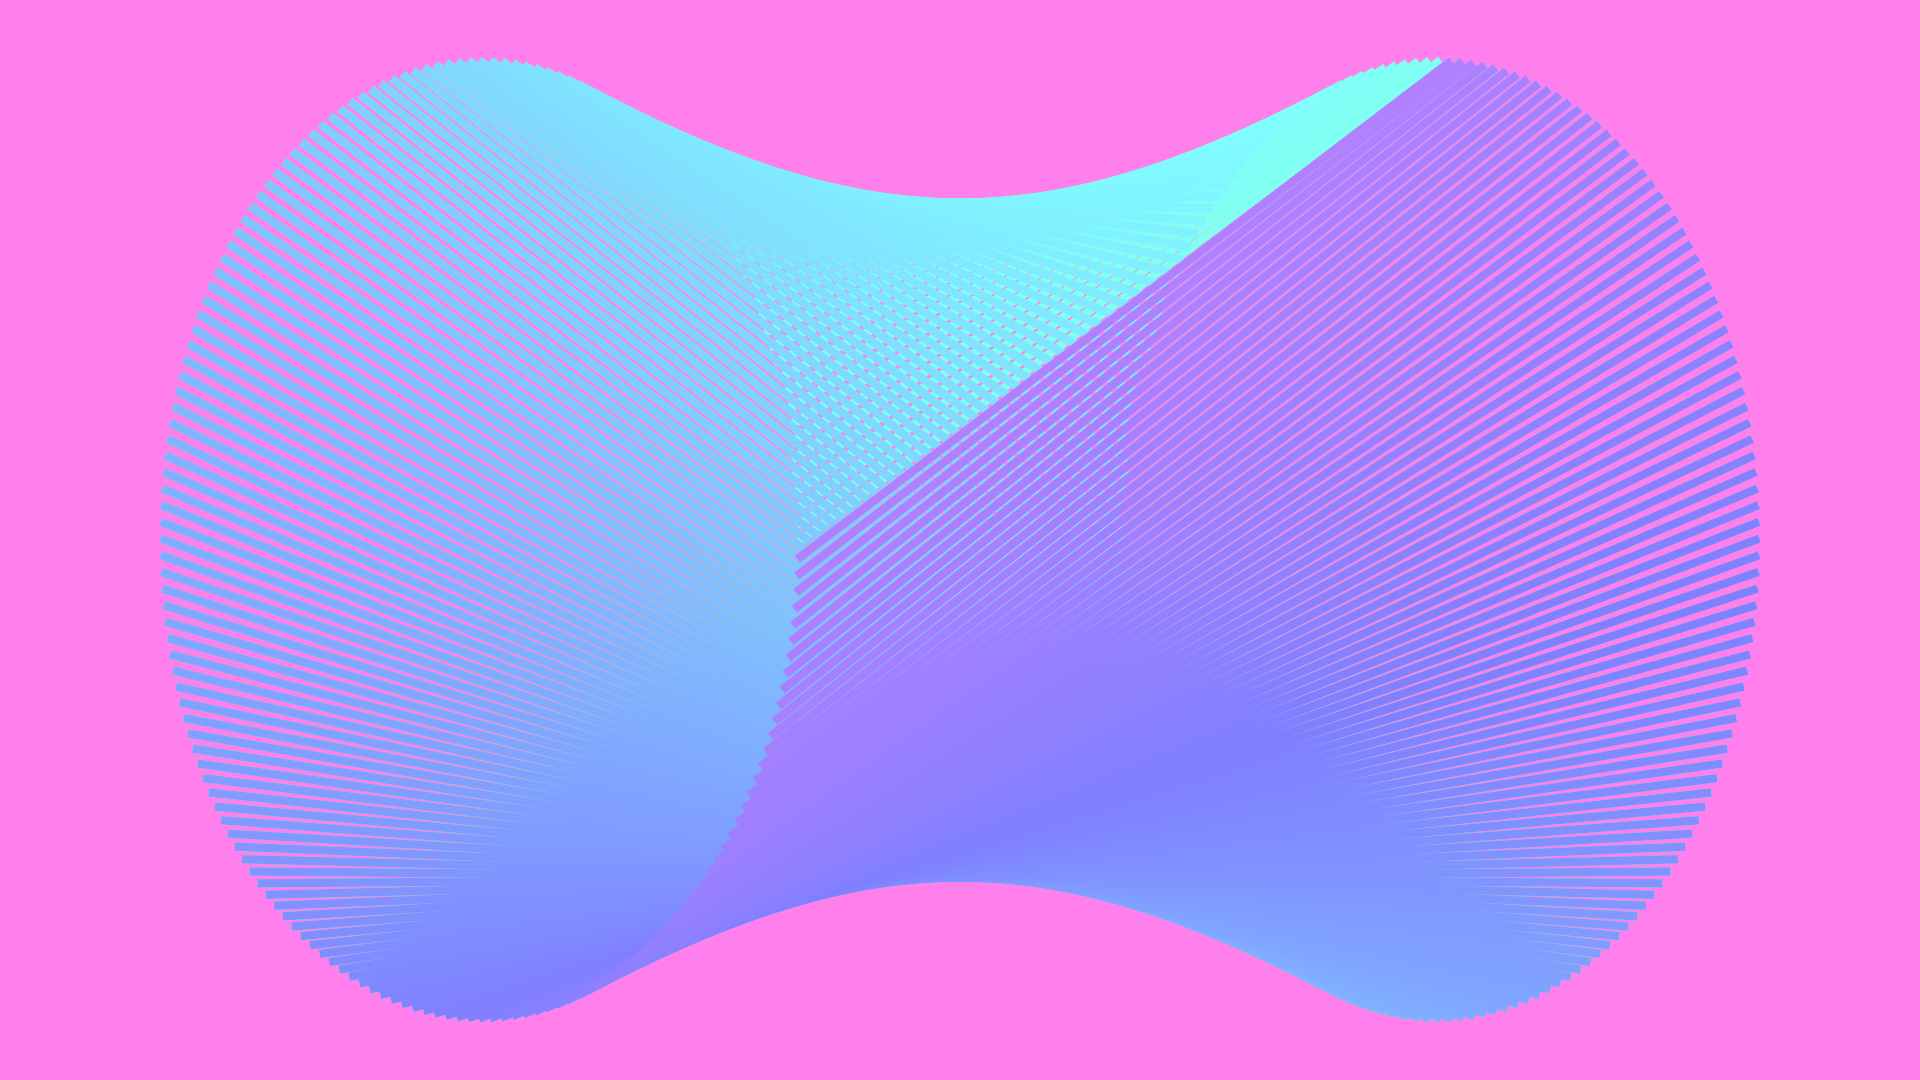

Here is the Python script that generated this plot:
from pathlib import Path

import matplotlib.pyplot as plt
import numpy as np


def hsv2rgb(h: float=0.0, s: float=1.0, v: float=1.0) -> str:
    rgb: np.ndarray = (255 * ((np.clip(np.abs(np.modf(h + np.array([0.0, 2.0, 1.0]) / 3)[0] * 6 - 3) - 1, 0, 1) - 1) * s + 1) * v).round(0).astype(int)
    return "#" + "".join(f"{i:02x}" for i in rgb)


def main() -> None:
    # config
    fp: Path = Path(__file__).resolve().with_suffix(".png")
    plt.rcParams["figure.dpi"] = 100
    plt.rcParams["figure.figsize"] = [19.2, 10.8]
    rng: np.random.Generator = np.random.default_rng()
    offset: float = rng.random()
    saturation: float = 0.5
    value: float = 1.0
    bgc: str = hsv2rgb(offset, saturation, value)
    # generate figure
    fig: plt.Figure
    ax: plt.Axes
    fig, ax = plt.subplots()
    # plot
    n: int = 180
    a: int = 2
    b: int = 3
    h: int = 6
    for i in range(360):
        th: float = 2*np.pi * i/n
        x0: float = a * np.cos(th)
        y0: float = b * np.sin(th)
        th += 0.5 * np.pi
        x1: float = a * np.cos(th) + h
        y1: float = b * np.sin(th)
        hue: float = offset + 0.5 + (i-n/2+0.5)/n*0.25
        ax.plot([x0, x1], [y0, y1], linewidth=6, color=hsv2rgb(hue, saturation, value))
    # arrange
    #ax.set_xlim(0, 1)
    #ax.set_ylim(0, 1)
    ax.axis("off")
    ax.set_aspect("equal")
    ax.set_facecolor(bgc)
    fig.set_facecolor(bgc)
    fig.tight_layout()
    # output
    fig.savefig(fp)
    plt.cla()
    plt.clf()
    plt.close(fig)
    return None


if __name__ == "__main__":
    main()
